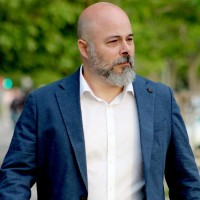
#> input picture PROGRAMACION/2º Trimestre/TEMA 7-Utilización avanzada de clases/005-Interfaces/josevicente.jpg, 200 x 200 px
$ python 009-Negativo.py
#> lines starting #> are read from the running program, lines starting #| are printed output that depends on the picture
# pip3 install pillow --break-system-packages
from PIL import Image

imagen = Image.open("josevicente.jpg")
#> imagen is the input picture: PIL image 200x200 RGB; mean R, G, B 96.1, 108.4, 91.3

anchura,altura = imagen.size
#> anchura = 200; altura = 200

for x in range(0,anchura):
	for y in range(0,altura):
		pixel = imagen.getpixel((x, y))
		rojo = pixel[0]
		verde = pixel[1]
		azul = pixel[2]
		rojo = 255 - rojo					            # Rojo a negativo
		verde = 255 - verde				                # Verde a negativo
		azul = 255 - azul					            # Azul a negativo
		imagen.putpixel((x, y), (rojo, verde, azul))    # ESTO ES CORRECTO
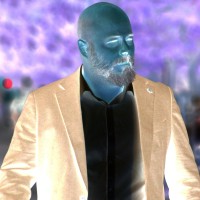
#> imagen: PIL image 200x200 RGB; mean R, G, B 158.9, 146.6, 163.7

imagen.save("modificado.jpg")
